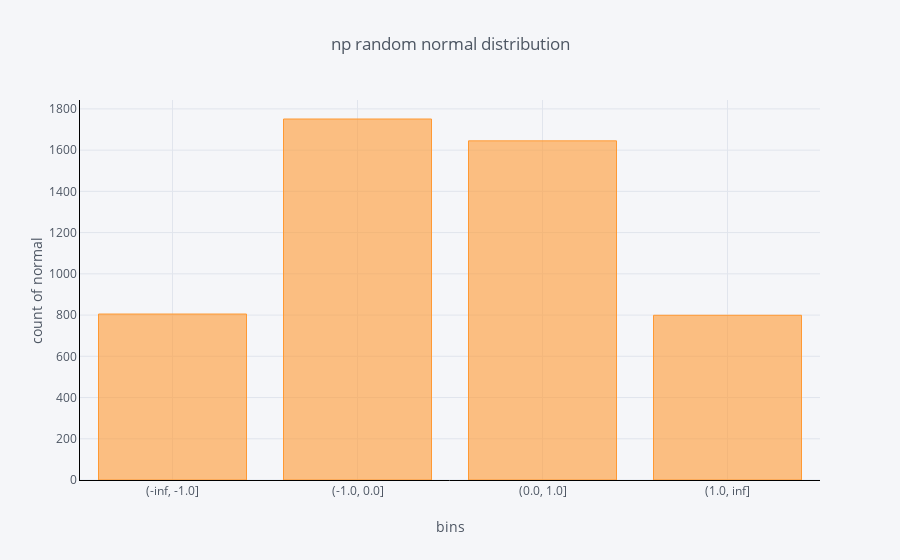

The code cell stored with this chart in its notebook:
### Code cell
df_g_1.iplot(
    kind='bar', 
    xTitle='bins',
    yTitle='count of normal', 
    linecolor='black', 
    title='np random normal distribution'
)

### Figure 1 — Plotly figure (JSON) as saved in the notebook; plotly's stock layout.template omitted (floating-point values rounded to 4 significant figures)
{"data": [{"marker": {"color": "rgba(255, 153, 51, 0.6)", "line": {"color": "rgba(255, 153, 51, 1.0)", "width": 1}}, "name": "normal", "orientation": "v", "text": "", "type": "bar", "uid": "aace4b96-9319-4ba0-90d9-f2fa01979056", "x": ["(-inf, -1.0]", "(-1.0, 0.0]", "(0.0, 1.0]", "(1.0, inf]"], "y": [805, 1751, 1645, 799]}], "layout": {"legend": {"bgcolor": "#F5F6F9", "font": {"color": "#4D5663"}}, "paper_bgcolor": "#F5F6F9", "plot_bgcolor": "#F5F6F9", "title": {"font": {"color": "#4D5663"}, "text": "np random normal distribution"}, "xaxis": {"gridcolor": "#E1E5ED", "linecolor": "black", "showgrid": true, "tickfont": {"color": "#4D5663"}, "title": {"font": {"color": "#4D5663"}, "text": "bins"}, "zerolinecolor": "#E1E5ED"}, "yaxis": {"gridcolor": "#E1E5ED", "linecolor": "black", "showgrid": true, "tickfont": {"color": "#4D5663"}, "title": {"font": {"color": "#4D5663"}, "text": "count of normal"}, "zerolinecolor": "#E1E5ED"}}}
